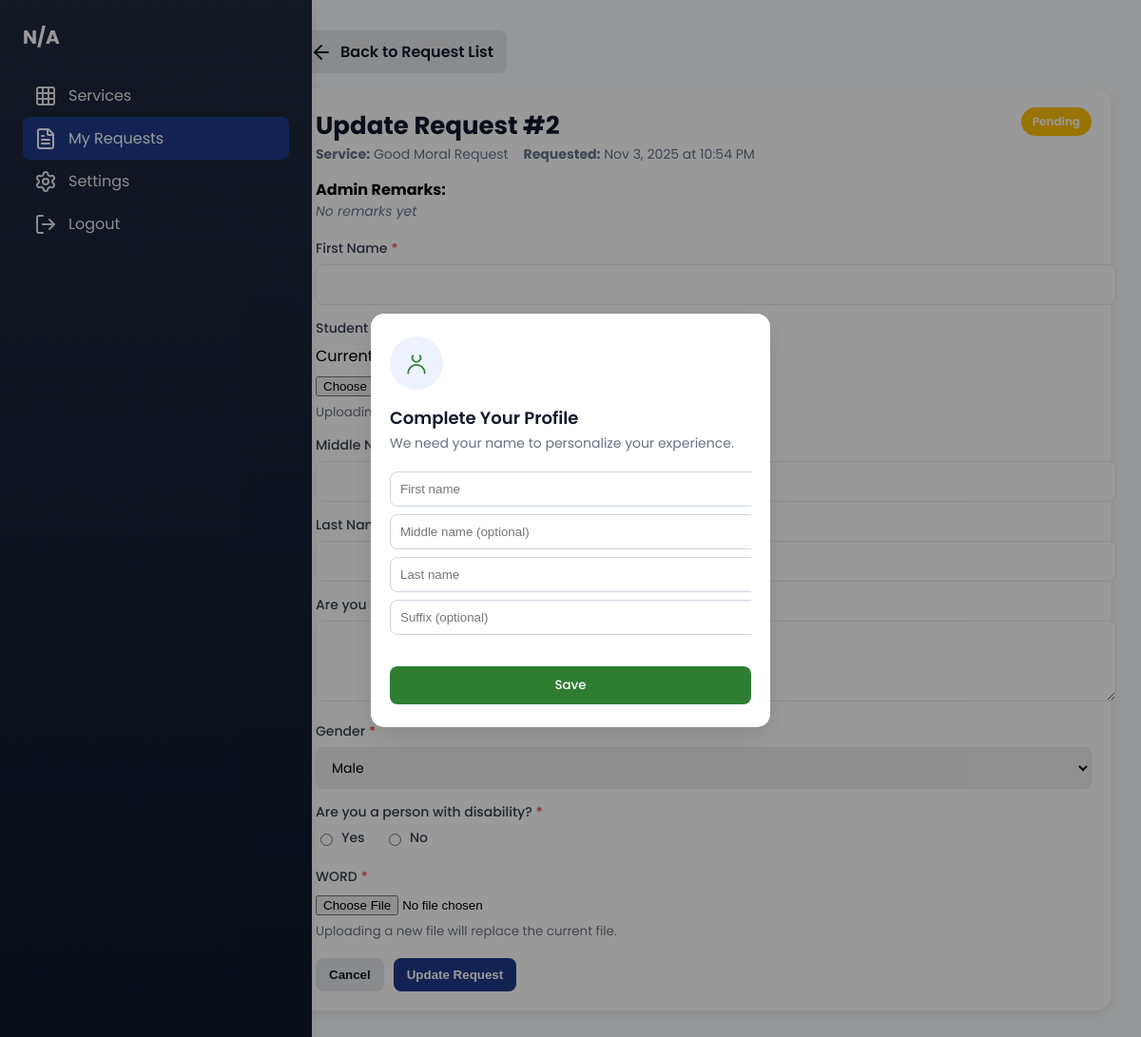
/request_update.php?request_id=2 (signed in), run on the app's committed database.
### tables this page shows
CREATE TABLE `services_requests` (
  `request_id` int(11) NOT NULL,
  `service_id` int(11) NOT NULL,
  `user_id` bigint(20) UNSIGNED NOT NULL,
  `status_id` int(11) NOT NULL DEFAULT 1,
  `admin_remarks` text DEFAULT NULL,
  `can_update` tinyint(1) NOT NULL DEFAULT 0,
  `requested_at` timestamp NULL DEFAULT current_timestamp()
);

CREATE TABLE `services_list` (
  `service_id` int(11) NOT NULL,
  `name` varchar(255) NOT NULL,
  `description` text DEFAULT NULL,
  `icon` text DEFAULT NULL,
  `button_text` text DEFAULT NULL,
  `is_active` tinyint(1) NOT NULL DEFAULT 1
);

CREATE TABLE `services_request_statuses` (
  `status_id` int(11) NOT NULL,
  `status_name` varchar(100) NOT NULL,
  `description` varchar(255) DEFAULT NULL,
  `color_hex` varchar(7) NOT NULL
);

CREATE TABLE `services_fields` (
  `field_id` int(11) NOT NULL,
  `service_id` int(11) NOT NULL,
  `label` varchar(255) NOT NULL,
  `field_type` varchar(250) NOT NULL,
  `is_required` tinyint(1) NOT NULL DEFAULT 1,
  `display_order` int(11) NOT NULL,
  `allowed_file_types` varchar(255) DEFAULT NULL,
  `visible_when_value` varchar(255) DEFAULT NULL,
  `visible_when_option_id` int(11) DEFAULT NULL,
  `max_file_size_mb` int(11) DEFAULT NULL
);

CREATE TABLE `services_field_options` (
  `option_id` int(11) NOT NULL,
  `field_id` int(11) NOT NULL,
  `option_label` varchar(255) NOT NULL,
  `option_value` varchar(255) NOT NULL,
  `display_order` int(11) NOT NULL DEFAULT 0
);

### request_update.php (the view, shortened to what this page needs)
<?php
require_once 'connection/main_connection.php';
$request_id = isset($_GET['request_id']) ? intval($_GET['request_id']) : 0;
$user_id = intval($_SESSION['user_id']);
$request = null;
try {
    $stmt = $conn->prepare("SELECT sr.request_id, sr.service_id, sr.requested_at, sr.admin_remarks, sl.name AS service_name, srs.status_name, srs.color_hex
                            FROM services_requests sr
                            JOIN services_list sl ON sr.service_id = sl.service_id
                            JOIN services_request_statuses srs ON sr.status_id = srs.status_id
                            WHERE sr.request_id = ? AND sr.user_id = ?");
    $stmt->bind_param('ii', $request_id, $user_id);
    $stmt->execute();
    $res = $stmt->get_result();
    $request = $res->fetch_assoc();
    $service_id = intval($request['service_id']);
    $fields = [];
    $stmtF = $conn->prepare("SELECT field_id, label, field_type, is_required, display_order, visible_when_option_id FROM services_fields WHERE service_id = ? ORDER BY display_order ASC");
    $stmtF->bind_param('i', $service_id);
    $stmtF->execute();
    $resF = $stmtF->get_result();
    while ($row = $resF->fetch_assoc()) {
        $fields[] = $row;
    }
    $options = [];
    $stmtO = $conn->prepare("SELECT option_id, field_id, option_value, option_label FROM services_field_options WHERE field_id IN (SELECT field_id FROM services_fields WHERE service_id = ?)");
    $stmtO->bind_param('i', $service_id);
    $stmtO->execute();
    $resO = $stmtO->get_result();
    while ($row = $resO->fetch_assoc()) {
        $fid = intval($row['field_id']);
        if (!isset($options[$fid])) $options[$fid] = [];
        $options[$fid][] = $row;
    }
    $answers = [];
    $stmtA = $conn->prepare("SELECT field_id, answer_value FROM services_answers WHERE request_id = ?");
    $stmtA->bind_param('i', $request_id);
    $stmtA->execute();
    $resA = $stmtA->get_result();
    while ($row = $resA->fetch_assoc()) {
        $answers[intval($row['field_id'])] = $row['answer_value'];
    }
} catch (Exception $e) {
    error_log('Error loading request update: ' . $e->getMessage());
    header('Location: error.php?type=db');
    exit;
}
?>
<!DOCTYPE html>
<html lang="en">
<head>
</head>
<body>
    <aside class="sidebar">
        <div class="sidebar-header">
            <h2 class="user-fullname"><i data-lucide="graduation-cap"></i> Student Success Office</h2>
        </div>
        <nav>
            <ul class="sidebar-nav">
                <li><a href="home.php"><i data-lucide="grid-3x3"></i> Services</a></li>
                <li><a href="requests.php" class="active"><i data-lucide="file-text"></i> My Requests</a></li>
                <li><a href="settings.php"><i data-lucide="settings"></i> Settings</a></li>
                <li><a href="login.php"><i data-lucide="log-out"></i> Logout</a></li>
            </ul>
        </nav>
    </aside>
    <main class="main-content">
        <div class="container">
            <a href="requests.php" class="btn btn-secondary" style="text-decoration:none; display:inline-flex; align-items:center; gap:8px;"> <i data-lucide="arrow-left"></i> Back to Request List</a>
            <div class="card" style="margin-top: 16px;">
                <div class="header" style="display:flex; justify-content:space-between; align-items:flex-start;">
                    <div>
                        <h1>Update Request #<?php echo htmlspecialchars($request['request_id']); ?></h1>
                        <div class="meta">
                            <div><strong>Service:</strong> <?php echo htmlspecialchars($request['service_name']); ?></div>
                            <div><strong>Requested:</strong> <?php echo date('M j, Y \a\t g:i A', strtotime($request['requested_at'])); ?></div>
                        </div>
                    </div>
                    <div>
                        <span class="status-badge" style="background: <?php echo htmlspecialchars($request['color_hex']); ?>;"><?php echo htmlspecialchars($request['status_name']); ?></span>
                    </div>
                </div>
                <div style="margin-top: 14px;">
                    <strong>Admin Remarks:</strong>
                    <?php if (!empty($request['admin_remarks'])): ?>
                        <div class="remarks"><?php echo nl2br(htmlspecialchars($request['admin_remarks'])); ?></div>
                    <?php else: ?>
                        <div class="remarks empty">No remarks yet</div>
                    <?php endif; ?>
                </div>
                <form id="updateForm" method="POST" action="api/update-service-request.php" enctype="multipart/form-data" style="margin-top:18px;">
                    <?php foreach ($fields as $f): ?>
                        <?php
                        $fid = intval($f['field_id']);
                        $label = $f['label'];
                        $type = $f['field_type'];
                        $required = intval($f['is_required']) === 1;
                        $name = 'field-' . $fid;
                        $current = isset($answers[$fid]) ? $answers[$fid] : '';
                        $visibleOptionId = isset($f['visible_when_option_id']) ? intval($f['visible_when_option_id']) : null;
                        ?>
                        <div class="form-row" id="field-container-field-<?php echo $fid; ?>" data-visible-when-option-id="<?php echo $visibleOptionId ? htmlspecialchars($visibleOptionId) : ''; ?>" style="position: relative; display: <?php echo $visibleOptionId ? 'none' : 'block'; ?>;">
                            <label><?php echo htmlspecialchars($label); ?><?php if ($required): ?><span style="color:#ef4444; margin-left:4px;">*</span><?php endif; ?></label>
                            <?php if ($type === 'textarea'): ?>
                                <textarea name="<?php echo $name; ?>" rows="3" <?php echo $required ? 'required' : ''; ?>><?php echo htmlspecialchars($current); ?></textarea>
                            <?php elseif ($type === 'date'): ?>
                                <input type="date" name="<?php echo $name; ?>" value="<?php echo htmlspecialchars($current); ?>" <?php echo $required ? 'required' : ''; ?> />
                            <?php elseif ($type === 'select'): ?>
                                <select name="<?php echo $name; ?>" <?php echo $required ? 'required' : ''; ?>>
                                    <?php foreach (($options[$fid] ?? []) as $opt): ?>
                                        <?php $selected = ($current === $opt['option_value']) ? 'selected' : ''; ?>
                                        <option value="<?php echo htmlspecialchars($opt['option_value']); ?>" data-option-id="<?php echo htmlspecialchars($opt['option_id']); ?>" <?php echo $selected; ?>><?php echo htmlspecialchars($opt['option_label']); ?></option>
                                    <?php endforeach; ?>
                                </select>
                            <?php elseif ($type === 'radio'): ?>
                                <div>
                                    <?php foreach (($options[$fid] ?? []) as $opt): ?>
                                        <?php $checked = ($current === $opt['option_value']) ? 'checked' : ''; ?>
                                        <label style="display:inline-flex; align-items:center; gap:6px; margin-right:16px;">
                                            <input type="radio" name="<?php echo $name; ?>" value="<?php echo htmlspecialchars($opt['option_value']); ?>" data-option-id="<?php echo htmlspecialchars($opt['option_id']); ?>" <?php echo $checked; ?> <?php echo $required ? 'required' : ''; ?> />
                                            <?php echo htmlspecialchars($opt['option_label']); ?>
                                        </label>
                                    <?php endforeach; ?>
                                </div>
                            <?php elseif ($type === 'file'): ?>
                                <?php if ($current): ?>
                                    <div style="margin-bottom:6px;">Current: <a href="<?php echo htmlspecialchars($current); ?>" target="_blank" rel="noopener" style="color: var(--primary); text-decoration: none;"><?php echo htmlspecialchars(basename($current)); ?></a></div>
                                <?php endif; ?>
                                <input type="file" name="<?php echo $name; ?>" accept="*/*" />
                                <small style="display:block; color:#6b7280; margin-top:6px;">Uploading a new file will replace the current file.</small>
                            <?php else: ?>
                                <input type="text" name="<?php echo $name; ?>" value="<?php echo htmlspecialchars($current); ?>" <?php echo $required ? 'required' : ''; ?> />
                            <?php endif; ?>
                        </div>
                    <?php endforeach; ?>
                    <div class="button-group">
                        <button type="button" class="btn btn-secondary" onclick="window.location.href='request_view.php?request_id=<?php echo htmlspecialchars($request_id); ?>'">Cancel</button>
                        <button type="submit" class="btn btn-primary" id="updateBtn">Update Request</button>
                    </div>
                </form>
            </div>
        </div>
    </main>
    <?php include 'includes/modal.php'; ?>
</body>
</html>

### request_update.php (style rules this page uses)
:root { --primary: #1E3A8A; --on-primary: #fff; --background: #f8fafc; --surface: #fff; --on-surface: #64748b; --on-background: #0f172a; --elevation-1: 0 4px 12px rgba(0, 0, 0, 0.08); }
body { font-family: 'Poppins', sans-serif; background: var(--background); margin: 0; }
.sidebar { position: fixed; left: 0; top: 0; bottom: 0; width: 280px; background: linear-gradient(180deg, #1E293B 0%, #0F172A 100%); color: #fff; box-shadow: var(--elevation-1); padding: 24px; }
.sidebar-header h2 { margin: 0; font-size: 20px; display: flex; align-items: center; gap: 10px; }
.sidebar-nav { list-style: none; padding: 0; margin: 24px 0 0 0; }
.sidebar-nav a { display: flex; align-items: center; gap: 12px; color: #fff; text-decoration: none; padding: 10px 12px; border-radius: 8px; opacity: .9; }
.sidebar-nav a.active { background: var(--primary); color: var(--on-primary); opacity: 1; }
.main-content { margin-left: 280px; padding: 32px; min-height: 100vh; }
.container { max-width: 1100px; margin: 0 auto; }
.card { background: var(--surface); border-radius: 16px; box-shadow: var(--elevation-1); padding: 20px; }
.header h1 { margin: 0; font-size: 26px; color: var(--on-background); }
.meta { display: flex; gap: 16px; align-items: center; color: var(--on-surface); font-size: 14px; }
.form-row { margin-top: 14px; }
.form-row label { display: block; margin-bottom: 6px; font-weight: 500; color: #374151; font-size: 14px; }
.form-row input[type=text], .form-row input[type=date], .form-row textarea, .form-row select { width: 100%; padding: 10px 12px; border: 1px solid #e5e7eb; border-radius: 8px; font-size: 14px; font-family: 'Poppins', sans-serif; }
.button-group { margin-top: 18px; display: flex; gap: 10px; }
.btn { padding: 10px 14px; border: none; border-radius: 8px; font-weight: 600; cursor: pointer; }
.btn-primary { background: var(--primary); color: var(--on-primary); }
.btn-secondary { background: #e5e7eb; color: #111827; }
.status-badge { display: inline-flex; align-items: center; padding: 6px 12px; border-radius: 20px; font-size: 12px; font-weight: 600; color: #fff; }
.remarks { color: var(--on-surface); font-size: 14px; line-height: 1.5; }
.empty { color: var(--on-surface); font-style: italic; }

### includes/modal.php (style rules this page uses)
:root { --bg: #f6f8fb; --card: #ffffff; --muted: #6b7280; --accent: #2E7D32; --cancel: #e5e7eb; --text: #111827; }

### data on the page
services_requests: request_id "2", service.name "Good Moral Request", requested_at "Nov 3, 2025 at 10:54 PM", status.status_name "Pending"
services_fields: label "First Name"
services_fields: label "Student ID"
services_fields: label "Middle Name"
services_fields: label "Last Name"
services_fields: label "Are you…"
services_fields: label "Gender"
services_fields: label "Are you a person with disability?", is_required "☐ Yes", is_required "☐ No"
services_field_options: option_label "Yes"
services_field_options: option_label "No"
services_fields: label "WORD"

### other printed values
form field value "Male"
